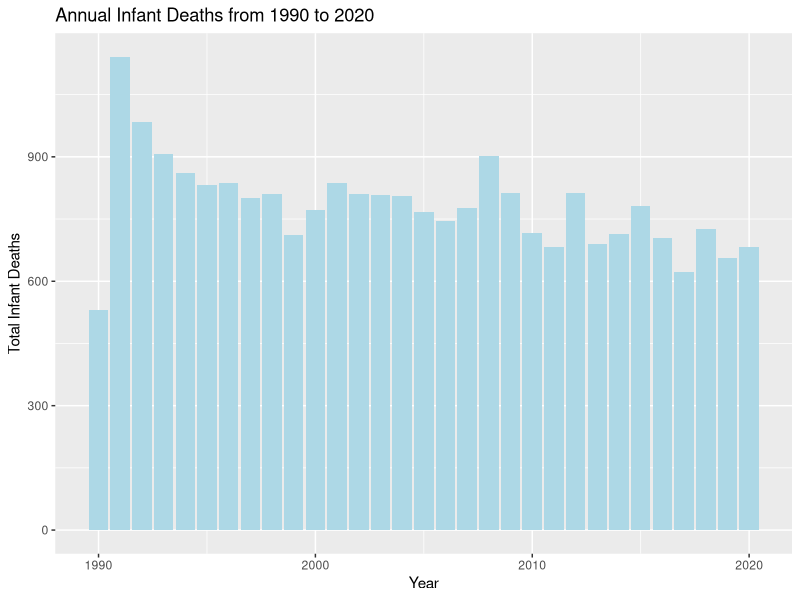
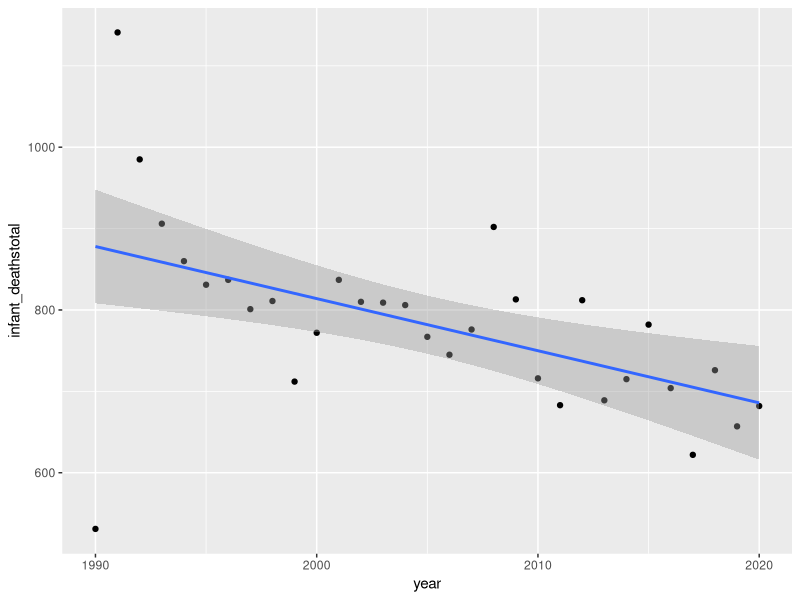

Write R code to recreate these figures, in order.
# P2: Scatter plot (Chart 1)
library(tidyverse)
library(dplyr)
wastate_deaths <- read.csv("wastate_fetaldeaths.csv")
View(wastate_deaths)
str(wastate_deaths)

# Renaming columns 
wastate_deaths <- wastate_deaths %>% rename(year = StatOverview_Full_Data_data)
wastate_deaths <- wastate_deaths %>% rename(fd_annotate = X)
wastate_deaths <- wastate_deaths %>% rename(fd_suppress = X.1)
wastate_deaths <- wastate_deaths %>% rename(location = X.2)
wastate_deaths <- wastate_deaths %>% rename(id_annotate = X.3)
wastate_deaths <- wastate_deaths %>% rename(id_ratelower = X.4)
wastate_deaths <- wastate_deaths %>% rename(id_rateupper = X.5)
wastate_deaths <- wastate_deaths %>% rename(id_suppress = X.6)
wastate_deaths <- wastate_deaths %>% rename(num_of_records = X.7)
wastate_deaths <- wastate_deaths %>% rename(fetal_deathrate = X.8)
wastate_deaths <- wastate_deaths %>% rename(fetaldeath_staterate = X.9)
wastate_deaths <- wastate_deaths %>% rename(fetal_deaths = X.10)
wastate_deaths <- wastate_deaths %>% rename(infant_deathrate = X.11)
wastate_deaths <- wastate_deaths %>% rename(infantdeath_staterate = X.12)
wastate_deaths <- wastate_deaths %>% rename(infant_deaths = X.13)
wastate_deaths <- wastate_deaths %>% rename(live_births = X.14)

# Removing unwanted columns 
wastate_deaths <- wastate_deaths[, -c(2, 3, 5, 6, 7, 8)] # removes fd_annotate, 
# fd_suppress, id_annotate, id_ratelower, id_rateupper, and
# id_suppress
# link: https://sparkbyexamples.com/r-programming/remove-column-in-r/#:~:text=2.1%20Remove%20Column%20by%20Index&text=This%20notation%20takes%20syntax%20df,the%20%E2%80%93%20(negative)%20operator.

# Removing unwanted rows
wastate_deaths <- wastate_deaths %>% filter(!row_number() %in% c(1, 2)) # removes incorrect year and 1990 rows 
# link: https://www.r-bloggers.com/2022/06/remove-rows-from-the-data-frame-in-r/ 

# Getting rid of all empty cells and replacing them with NA
wastate_deaths[wastate_deaths == "" | wastate_deaths == " "] <- NA  # Replace blank & space by NA
View(wastate_deaths) 
# link: https://statisticsglobe.com/replace-blank-by-na-in-r 


# what type of things should we include in our summary information? 

# Checking value types 
typeof(wastate_deaths$year)
typeof(wastate_deaths$location)
typeof(wastate_deaths$num_of_records)
typeof(wastate_deaths$fetal_deathrate)
typeof(wastate_deaths$fetaldeath_staterate)
typeof(wastate_deaths$fetal_deaths)
typeof(wastate_deaths$infant_deathrate)
typeof(wastate_deaths$infantdeath_staterate)
typeof(wastate_deaths$infant_deaths)
typeof(wastate_deaths$live_births)
# all output as characters 

# Changing value types from character to integer 
wastate_deaths$year <- as.integer(wastate_deaths$year)
typeof(wastate_deaths$year) # integer 

wastate_deaths$num_of_records <- as.integer(wastate_deaths$num_of_records)
typeof(wastate_deaths$num_of_records) # integer 

wastate_deaths$fetal_deathrate <- as.integer(wastate_deaths$fetal_deathrate)
typeof(wastate_deaths$fetal_deathrate) # integer 

wastate_deaths$fetaldeath_staterate <- as.integer(wastate_deaths$fetaldeath_staterate)
typeof(wastate_deaths$fetaldeath_staterate) # integer 

wastate_deaths$fetal_deaths <- as.integer(wastate_deaths$fetal_deaths)
typeof(wastate_deaths$fetal_deaths) # integer 

wastate_deaths$infant_deathrate <- as.integer(wastate_deaths$infant_deathrate)
typeof(wastate_deaths$infant_deathrate) # integer 

wastate_deaths$infantdeath_staterate <- as.integer(wastate_deaths$infantdeath_staterate)
typeof(wastate_deaths$infantdeath_staterate) # integer 

wastate_deaths$infant_deaths <- as.integer(wastate_deaths$infant_deaths)
typeof(wastate_deaths$infant_deaths) # integer 

wastate_deaths$live_births <- as.integer(wastate_deaths$live_births)
typeof(wastate_deaths$live_births) # integer 


# Grouping total infant deaths per year 
by_year <- wastate_deaths %>%
  group_by(year) %>%
  summarize(infant_deathstotal = sum(infant_deaths, na.rm = TRUE))
View(by_year) 

# Creating a bar graph and later making it a scatterplot (set it to a variable to call it in the index.rmd)
infant_deaths_scatterplot <- ggplot(data = by_year) + 
  geom_col(mapping = aes(
    x = year, 
    y = infant_deathstotal
  ), 
  fill = "lightblue"
  ) + 
  scale_y_continuous(labels = scales:: comma) +
  labs(
    x = "Year",
    y = "Total Infant Deaths",
    title = "Annual Infant Deaths from 1990 to 2020",
    alt = "Total Infant Deaths Per Year from 1990 to 2020"
  ) 
infant_deaths_scatterplot

# Creating the scatterplot chart called infant_deaths_scatterplot
# adding line of best fit 
infant_deaths_scatterplot <- ggplot(by_year, aes(x=year, y=infant_deathstotal)) +
  geom_point() +
  geom_smooth(method=lm)
infant_deaths_scatterplot










